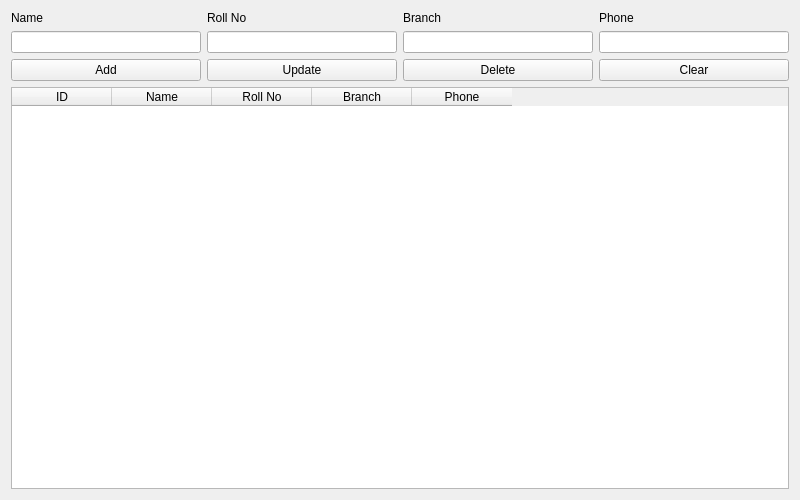
<?xml version="1.0" encoding="UTF-8"?>
<ui version="4.0">
 <class>StudentForm</class>
 <widget class="QWidget" name="StudentForm">
  <property name="geometry">
   <rect>
    <x>0</x>
    <y>0</y>
    <width>800</width>
    <height>500</height>
   </rect>
  </property>
  <property name="windowTitle">
   <string>Student Record Management</string>
  </property>
<layout class="QVBoxLayout" name="verticalLayout">
   <item>
    <layout class="QHBoxLayout" name="formLayout">
     <item>
      <layout class="QVBoxLayout" name="nameLayout">
       <item><widget class="QLabel" name="labelName"><property name="text"><string>Name</string></property></widget></item>
       <item><widget class="QLineEdit" name="lineEditName"/></item>
      </layout>
     </item>
     <item>
      <layout class="QVBoxLayout" name="rollLayout">
       <item><widget class="QLabel" name="labelRoll"><property name="text"><string>Roll No</string></property></widget></item>
       <item><widget class="QLineEdit" name="lineEditRoll"/></item>
      </layout>
     </item>
     <item>
      <layout class="QVBoxLayout" name="branchLayout">
       <item><widget class="QLabel" name="labelBranch"><property name="text"><string>Branch</string></property></widget></item>
       <item><widget class="QLineEdit" name="lineEditBranch"/></item>
      </layout>
     </item>
     <item>
      <layout class="QVBoxLayout" name="phoneLayout">
       <item><widget class="QLabel" name="labelPhone"><property name="text"><string>Phone</string></property></widget></item>
       <item><widget class="QLineEdit" name="lineEditPhone"/></item>
      </layout>
     </item>
        </layout>
   </item>

   <item>
    <layout class="QHBoxLayout" name="buttonLayout">
     <item><widget class="QPushButton" name="btnAdd"><property name="text"><string>Add</string></property></widget></item>
     <item><widget class="QPushButton" name="btnUpdate"><property name="text"><string>Update</string></property></widget></item>
     <item><widget class="QPushButton" name="btnDelete"><property name="text"><string>Delete</string></property></widget></item>
     <item><widget class="QPushButton" name="btnClear"><property name="text"><string>Clear</string></property></widget></item>
    </layout>
   </item>

   <item>
    <widget class="QTableWidget" name="tableStudents">
     <column>
      <property name="text"><string>ID</string></property>
     </column>
     <column>
      <property name="text"><string>Name</string></property>
     </column>
     <column>
      <property name="text"><string>Roll No</string></property>
     </column>
     <column>
      <property name="text"><string>Branch</string></property>
     </column>
     <column>
      <property name="text"><string>Phone</string></property>
     </column>
    </widget>
   </item>
  </layout>
 </widget>
 <resources/>
 <connections/>
</ui>
